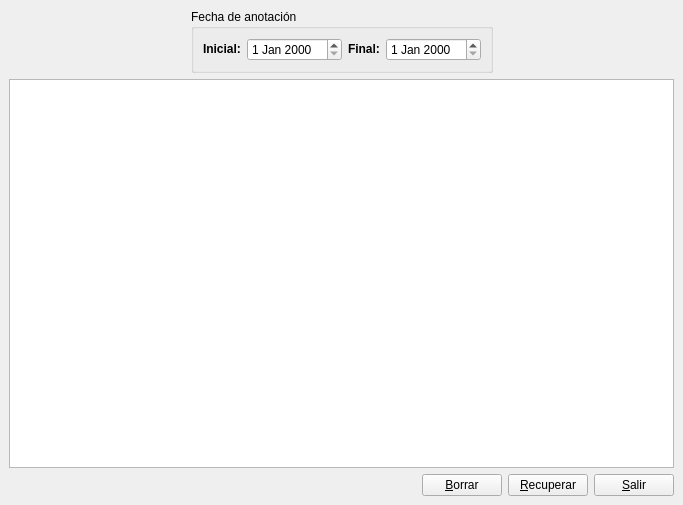
<ui version="4.0" >
 <author>José Manuel Díez Botella</author>
 <class>vtosanulados</class>
 <widget class="QDialog" name="vtosanulados" >
  <property name="geometry" >
   <rect>
    <x>0</x>
    <y>0</y>
    <width>683</width>
    <height>505</height>
   </rect>
  </property>
  <property name="windowTitle" >
   <string>Vencimientos anulados</string>
  </property>
  <layout class="QVBoxLayout" >
   <property name="margin" >
    <number>9</number>
   </property>
   <property name="spacing" >
    <number>6</number>
   </property>
   <item>
    <layout class="QHBoxLayout" >
     <property name="margin" >
      <number>0</number>
     </property>
     <property name="spacing" >
      <number>6</number>
     </property>
     <item>
      <spacer>
       <property name="orientation" >
        <enum>Qt::Horizontal</enum>
       </property>
       <property name="sizeHint" >
        <size>
         <width>40</width>
         <height>20</height>
        </size>
       </property>
      </spacer>
     </item>
     <item>
      <widget class="QGroupBox" name="groupBox" >
       <property name="title" >
        <string>Fecha de anotación</string>
       </property>
       <layout class="QHBoxLayout" >
        <property name="margin" >
         <number>9</number>
        </property>
        <property name="spacing" >
         <number>6</number>
        </property>
        <item>
         <layout class="QHBoxLayout" >
          <property name="margin" >
           <number>0</number>
          </property>
          <property name="spacing" >
           <number>6</number>
          </property>
          <item>
           <widget class="QLabel" name="textLabel1" >
            <property name="text" >
             <string>&lt;b>Inicial:&lt;/b></string>
            </property>
            <property name="wordWrap" >
             <bool>false</bool>
            </property>
           </widget>
          </item>
          <item>
           <widget class="QDateEdit" name="inicialdateEdit" />
          </item>
         </layout>
        </item>
        <item>
         <layout class="QHBoxLayout" >
          <property name="margin" >
           <number>0</number>
          </property>
          <property name="spacing" >
           <number>6</number>
          </property>
          <item>
           <widget class="QLabel" name="textLabel2" >
            <property name="text" >
             <string>&lt;b>Final:&lt;/b></string>
            </property>
            <property name="wordWrap" >
             <bool>false</bool>
            </property>
           </widget>
          </item>
          <item>
           <widget class="QDateEdit" name="finaldateEdit" />
          </item>
         </layout>
        </item>
       </layout>
      </widget>
     </item>
     <item>
      <spacer>
       <property name="orientation" >
        <enum>Qt::Horizontal</enum>
       </property>
       <property name="sizeHint" >
        <size>
         <width>40</width>
         <height>20</height>
        </size>
       </property>
      </spacer>
     </item>
    </layout>
   </item>
   <item>
    <widget class="QTableView" name="latablavencipase" />
   </item>
   <item>
    <layout class="QHBoxLayout" >
     <property name="margin" >
      <number>0</number>
     </property>
     <property name="spacing" >
      <number>6</number>
     </property>
     <item>
      <spacer>
       <property name="orientation" >
        <enum>Qt::Horizontal</enum>
       </property>
       <property name="sizeHint" >
        <size>
         <width>40</width>
         <height>20</height>
        </size>
       </property>
      </spacer>
     </item>
     <item>
      <widget class="QPushButton" name="borrarpushButton" >
       <property name="text" >
        <string>&amp;Borrar</string>
       </property>
       <property name="shortcut" >
        <string>Alt+B</string>
       </property>
       <property name="autoDefault" >
        <bool>false</bool>
       </property>
      </widget>
     </item>
     <item>
      <widget class="QPushButton" name="recuperarpushButton" >
       <property name="text" >
        <string>&amp;Recuperar</string>
       </property>
       <property name="shortcut" >
        <string>Alt+R</string>
       </property>
       <property name="autoDefault" >
        <bool>false</bool>
       </property>
      </widget>
     </item>
     <item>
      <widget class="QPushButton" name="salirpushButton" >
       <property name="text" >
        <string>&amp;Salir</string>
       </property>
       <property name="shortcut" >
        <string>Alt+S</string>
       </property>
       <property name="autoDefault" >
        <bool>false</bool>
       </property>
      </widget>
     </item>
    </layout>
   </item>
  </layout>
 </widget>
 <layoutdefault spacing="6" margin="11" />
 <resources/>
 <connections>
  <connection>
   <sender>salirpushButton</sender>
   <signal>clicked()</signal>
   <receiver>vtosanulados</receiver>
   <slot>accept()</slot>
   <hints>
    <hint type="sourcelabel" >
     <x>20</x>
     <y>20</y>
    </hint>
    <hint type="destinationlabel" >
     <x>20</x>
     <y>20</y>
    </hint>
   </hints>
  </connection>
 </connections>
</ui>
